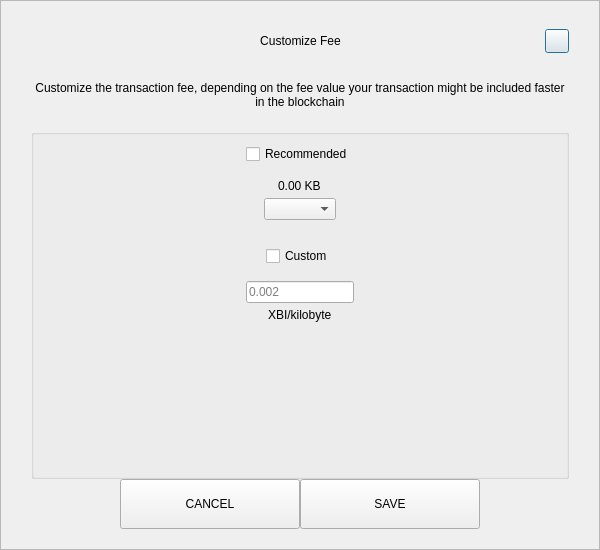
<?xml version="1.0" encoding="UTF-8"?>
<ui version="4.0">
 <class>SendCustomFeeDialog</class>
 <widget class="QDialog" name="SendCustomFeeDialog">
  <property name="geometry">
   <rect>
    <x>0</x>
    <y>0</y>
    <width>600</width>
    <height>550</height>
   </rect>
  </property>
  <property name="windowTitle">
   <string>Form</string>
  </property>
  <layout class="QVBoxLayout" name="verticalLayout_3">
   <property name="spacing">
    <number>0</number>
   </property>
   <property name="leftMargin">
    <number>0</number>
   </property>
   <property name="topMargin">
    <number>0</number>
   </property>
   <property name="rightMargin">
    <number>0</number>
   </property>
   <property name="bottomMargin">
    <number>0</number>
   </property>
   <item>
    <widget class="QFrame" name="frame">
     <property name="styleSheet">
      <string notr="true"/>
     </property>
     <property name="frameShape">
      <enum>QFrame::StyledPanel</enum>
     </property>
     <property name="frameShadow">
      <enum>QFrame::Raised</enum>
     </property>
     <layout class="QVBoxLayout" name="verticalLayout_2">
      <property name="spacing">
       <number>0</number>
      </property>
      <property name="leftMargin">
       <number>30</number>
      </property>
      <property name="topMargin">
       <number>20</number>
      </property>
      <property name="rightMargin">
       <number>30</number>
      </property>
      <property name="bottomMargin">
       <number>20</number>
      </property>
      <item>
       <layout class="QHBoxLayout" name="horizontalLayout_3">
        <property name="spacing">
         <number>0</number>
        </property>
        <item>
         <spacer name="horizontalSpacer_21">
          <property name="orientation">
           <enum>Qt::Horizontal</enum>
          </property>
          <property name="sizeHint" stdset="0">
           <size>
            <width>40</width>
            <height>20</height>
           </size>
          </property>
         </spacer>
        </item>
        <item>
         <widget class="QLabel" name="labelTitle">
          <property name="minimumSize">
           <size>
            <width>0</width>
            <height>40</height>
           </size>
          </property>
          <property name="maximumSize">
           <size>
            <width>16777215</width>
            <height>40</height>
           </size>
          </property>
          <property name="styleSheet">
           <string notr="true">padding-left:24px;</string>
          </property>
          <property name="text">
           <string>Customize Fee</string>
          </property>
          <property name="alignment">
           <set>Qt::AlignCenter</set>
          </property>
          <property name="margin">
           <number>7</number>
          </property>
         </widget>
        </item>
        <item>
         <spacer name="horizontalSpacer">
          <property name="orientation">
           <enum>Qt::Horizontal</enum>
          </property>
          <property name="sizeHint" stdset="0">
           <size>
            <width>40</width>
            <height>20</height>
           </size>
          </property>
         </spacer>
        </item>
        <item>
         <widget class="QPushButton" name="btnEsc">
          <property name="minimumSize">
           <size>
            <width>24</width>
            <height>24</height>
           </size>
          </property>
          <property name="maximumSize">
           <size>
            <width>24</width>
            <height>24</height>
           </size>
          </property>
          <property name="text">
           <string/>
          </property>
         </widget>
        </item>
       </layout>
      </item>
      <item>
       <spacer name="verticalSpacer_2">
        <property name="orientation">
         <enum>Qt::Vertical</enum>
        </property>
        <property name="sizeType">
         <enum>QSizePolicy::Fixed</enum>
        </property>
        <property name="sizeHint" stdset="0">
         <size>
          <width>20</width>
          <height>20</height>
         </size>
        </property>
       </spacer>
      </item>
      <item>
       <widget class="QLabel" name="labelMessage">
        <property name="text">
         <string>Customize the transaction fee, depending on the fee value your transaction might be included faster in the blockchain</string>
        </property>
        <property name="alignment">
         <set>Qt::AlignCenter</set>
        </property>
        <property name="wordWrap">
         <bool>true</bool>
        </property>
       </widget>
      </item>
      <item>
       <spacer name="verticalSpacer_3">
        <property name="orientation">
         <enum>Qt::Vertical</enum>
        </property>
        <property name="sizeType">
         <enum>QSizePolicy::Fixed</enum>
        </property>
        <property name="sizeHint" stdset="0">
         <size>
          <width>20</width>
          <height>20</height>
         </size>
        </property>
       </spacer>
      </item>
      <item>
       <widget class="QGroupBox" name="groupBox">
        <property name="title">
         <string/>
        </property>
        <layout class="QVBoxLayout" name="verticalLayout">
         <property name="leftMargin">
          <number>12</number>
         </property>
         <property name="rightMargin">
          <number>12</number>
         </property>
         <item>
          <layout class="QVBoxLayout" name="verticalLayout_4">
           <property name="spacing">
            <number>5</number>
           </property>
           <item alignment="Qt::AlignHCenter">
            <widget class="QCheckBox" name="checkBoxRecommended">
             <property name="text">
              <string>Recommended</string>
             </property>
            </widget>
           </item>
           <item>
            <spacer name="verticalSpacer_5">
             <property name="orientation">
              <enum>Qt::Vertical</enum>
             </property>
             <property name="sizeType">
              <enum>QSizePolicy::Fixed</enum>
             </property>
             <property name="sizeHint" stdset="0">
              <size>
               <width>20</width>
               <height>10</height>
              </size>
             </property>
            </spacer>
           </item>
           <item alignment="Qt::AlignHCenter">
            <widget class="QLabel" name="labelFee">
             <property name="text">
              <string>0.00 KB</string>
             </property>
            </widget>
           </item>
           <item alignment="Qt::AlignHCenter">
            <widget class="QComboBox" name="comboBoxRecommended"/>
           </item>
          </layout>
         </item>
         <item>
          <spacer name="verticalSpacer">
           <property name="orientation">
            <enum>Qt::Vertical</enum>
           </property>
           <property name="sizeType">
            <enum>QSizePolicy::Fixed</enum>
           </property>
           <property name="sizeHint" stdset="0">
            <size>
             <width>20</width>
             <height>20</height>
            </size>
           </property>
          </spacer>
         </item>
         <item>
          <layout class="QVBoxLayout" name="verticalLayout_5">
           <property name="spacing">
            <number>5</number>
           </property>
           <item alignment="Qt::AlignHCenter">
            <widget class="QCheckBox" name="checkBoxCustom">
             <property name="text">
              <string>Custom</string>
             </property>
            </widget>
           </item>
           <item>
            <spacer name="verticalSpacer_6">
             <property name="orientation">
              <enum>Qt::Vertical</enum>
             </property>
             <property name="sizeType">
              <enum>QSizePolicy::Fixed</enum>
             </property>
             <property name="sizeHint" stdset="0">
              <size>
               <width>20</width>
               <height>10</height>
              </size>
             </property>
            </spacer>
           </item>
           <item alignment="Qt::AlignHCenter">
            <widget class="QLineEdit" name="lineEditCustomFee">
             <property name="placeholderText">
              <string notr="true">0.002</string>
             </property>
            </widget>
           </item>
           <item alignment="Qt::AlignHCenter">
            <widget class="QLabel" name="labelCustomFee">
             <property name="text">
              <string>XBI/kilobyte</string>
             </property>
            </widget>
           </item>
          </layout>
         </item>
         <item>
          <spacer name="verticalSpacer_4">
           <property name="orientation">
            <enum>Qt::Vertical</enum>
           </property>
           <property name="sizeHint" stdset="0">
            <size>
             <width>20</width>
             <height>40</height>
            </size>
           </property>
          </spacer>
         </item>
        </layout>
       </widget>
      </item>
      <item>
       <layout class="QHBoxLayout" name="horizontalLayout" stretch="1,2,2,1">
        <item>
         <spacer name="horizontalSpacer1">
          <property name="orientation">
           <enum>Qt::Horizontal</enum>
          </property>
          <property name="sizeHint" stdset="0">
           <size>
            <width>40</width>
            <height>20</height>
           </size>
          </property>
         </spacer>
        </item>
        <item>
         <widget class="QPushButton" name="btnCancel">
          <property name="minimumSize">
           <size>
            <width>180</width>
            <height>50</height>
           </size>
          </property>
          <property name="focusPolicy">
           <enum>Qt::NoFocus</enum>
          </property>
          <property name="text">
           <string>CANCEL</string>
          </property>
         </widget>
        </item>
        <item>
         <widget class="QPushButton" name="btnSave">
          <property name="minimumSize">
           <size>
            <width>180</width>
            <height>50</height>
           </size>
          </property>
          <property name="focusPolicy">
           <enum>Qt::NoFocus</enum>
          </property>
          <property name="text">
           <string>SAVE</string>
          </property>
         </widget>
        </item>
        <item>
         <spacer name="horizontalSpacer_2">
          <property name="orientation">
           <enum>Qt::Horizontal</enum>
          </property>
          <property name="sizeHint" stdset="0">
           <size>
            <width>40</width>
            <height>20</height>
           </size>
          </property>
         </spacer>
        </item>
       </layout>
      </item>
     </layout>
    </widget>
   </item>
  </layout>
 </widget>
 <resources/>
 <connections/>
</ui>
